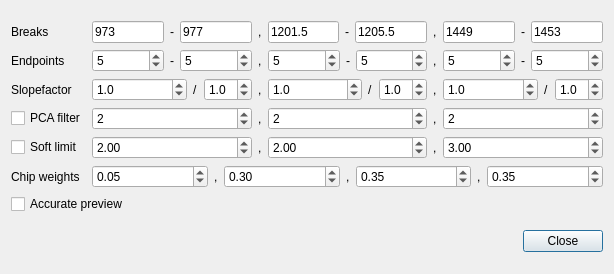
<?xml version="1.0" encoding="UTF-8"?>
<ui version="4.0">
 <class>DialogMCAdvanced</class>
 <widget class="QDialog" name="DialogMCAdvanced">
  <property name="windowModality">
   <enum>Qt::NonModal</enum>
  </property>
  <property name="geometry">
   <rect>
    <x>0</x>
    <y>0</y>
    <width>614</width>
    <height>274</height>
   </rect>
  </property>
  <property name="windowTitle">
   <string>OCTAVVS mIRrage correction settings</string>
  </property>
  <layout class="QVBoxLayout" name="verticalLayout">
   <item>
    <layout class="QGridLayout" name="gridLayout">
     <item row="4" column="0">
      <widget class="QCheckBox" name="checkBoxMCLimit">
       <property name="toolTip">
        <string>Limit the correction factors based on the estimated reliability of each spectrum.</string>
       </property>
       <property name="text">
        <string>Soft limit</string>
       </property>
      </widget>
     </item>
     <item row="4" column="2">
      <widget class="QLabel" name="label_25">
       <property name="text">
        <string>,</string>
       </property>
      </widget>
     </item>
     <item row="2" column="4">
      <widget class="QLabel" name="label_13">
       <property name="text">
        <string>,</string>
       </property>
      </widget>
     </item>
     <item row="5" column="1" colspan="5">
      <layout class="QHBoxLayout" name="horizontalLayout" stretch="1,0,1,0,1,0,1">
       <item>
        <widget class="QDoubleSpinBox" name="spinBoxMCChipWeight0">
         <property name="minimum">
          <double>0.000000000000000</double>
         </property>
         <property name="maximum">
          <double>1.000000000000000</double>
         </property>
         <property name="singleStep">
          <double>0.050000000000000</double>
         </property>
         <property name="value">
          <double>0.050000000000000</double>
         </property>
        </widget>
       </item>
       <item>
        <widget class="QLabel" name="label_26">
         <property name="text">
          <string>,</string>
         </property>
        </widget>
       </item>
       <item>
        <widget class="QDoubleSpinBox" name="spinBoxMCChipWeight1">
         <property name="minimum">
          <double>0.000000000000000</double>
         </property>
         <property name="maximum">
          <double>1.000000000000000</double>
         </property>
         <property name="singleStep">
          <double>0.050000000000000</double>
         </property>
         <property name="value">
          <double>0.300000000000000</double>
         </property>
        </widget>
       </item>
       <item>
        <widget class="QLabel" name="label_27">
         <property name="text">
          <string>,</string>
         </property>
        </widget>
       </item>
       <item>
        <widget class="QDoubleSpinBox" name="spinBoxMCChipWeight2">
         <property name="minimum">
          <double>0.000000000000000</double>
         </property>
         <property name="maximum">
          <double>1.000000000000000</double>
         </property>
         <property name="singleStep">
          <double>0.050000000000000</double>
         </property>
         <property name="value">
          <double>0.350000000000000</double>
         </property>
        </widget>
       </item>
       <item>
        <widget class="QLabel" name="label_28">
         <property name="text">
          <string>,</string>
         </property>
        </widget>
       </item>
       <item>
        <widget class="QDoubleSpinBox" name="spinBoxMCChipWeight3">
         <property name="minimum">
          <double>0.000000000000000</double>
         </property>
         <property name="maximum">
          <double>1.000000000000000</double>
         </property>
         <property name="singleStep">
          <double>0.050000000000000</double>
         </property>
         <property name="value">
          <double>0.350000000000000</double>
         </property>
        </widget>
       </item>
      </layout>
     </item>
     <item row="2" column="5">
      <layout class="QHBoxLayout" name="horizontalLayout_16" stretch="1,0,0">
       <item>
        <widget class="QDoubleSpinBox" name="spinBoxMCSlopefactor3b">
         <property name="decimals">
          <number>1</number>
         </property>
         <property name="minimum">
          <double>-1.000000000000000</double>
         </property>
         <property name="maximum">
          <double>2.000000000000000</double>
         </property>
         <property name="singleStep">
          <double>0.500000000000000</double>
         </property>
         <property name="value">
          <double>1.000000000000000</double>
         </property>
        </widget>
       </item>
       <item>
        <widget class="QLabel" name="label_20">
         <property name="text">
          <string>/</string>
         </property>
        </widget>
       </item>
       <item>
        <widget class="QDoubleSpinBox" name="spinBoxMCSlopefactor3e">
         <property name="decimals">
          <number>1</number>
         </property>
         <property name="minimum">
          <double>-1.000000000000000</double>
         </property>
         <property name="maximum">
          <double>2.000000000000000</double>
         </property>
         <property name="singleStep">
          <double>0.500000000000000</double>
         </property>
         <property name="value">
          <double>1.000000000000000</double>
         </property>
        </widget>
       </item>
      </layout>
     </item>
     <item row="2" column="0">
      <widget class="QLabel" name="label_3">
       <property name="toolTip">
        <string>The contribution of the slope of the points to the estimated absorbance level at the break. Values of 0 or 1 correspond to constant or linearly changing absorbance; other values make less sense but might work too.</string>
       </property>
       <property name="text">
        <string>Slopefactor</string>
       </property>
      </widget>
     </item>
     <item row="2" column="1">
      <layout class="QHBoxLayout" name="horizontalLayout_14" stretch="1,0,0">
       <item>
        <widget class="QDoubleSpinBox" name="spinBoxMCSlopefactor1b">
         <property name="decimals">
          <number>1</number>
         </property>
         <property name="minimum">
          <double>-1.000000000000000</double>
         </property>
         <property name="maximum">
          <double>2.000000000000000</double>
         </property>
         <property name="singleStep">
          <double>0.500000000000000</double>
         </property>
         <property name="value">
          <double>1.000000000000000</double>
         </property>
        </widget>
       </item>
       <item>
        <widget class="QLabel" name="label_18">
         <property name="text">
          <string>/</string>
         </property>
        </widget>
       </item>
       <item>
        <widget class="QDoubleSpinBox" name="spinBoxMCSlopefactor1e">
         <property name="decimals">
          <number>1</number>
         </property>
         <property name="minimum">
          <double>-1.000000000000000</double>
         </property>
         <property name="maximum">
          <double>2.000000000000000</double>
         </property>
         <property name="singleStep">
          <double>0.500000000000000</double>
         </property>
         <property name="value">
          <double>1.000000000000000</double>
         </property>
        </widget>
       </item>
      </layout>
     </item>
     <item row="1" column="1">
      <layout class="QHBoxLayout" name="horizontalLayout_11" stretch="1,0,1">
       <item>
        <widget class="QSpinBox" name="spinBoxMCEndpoints1b">
         <property name="minimum">
          <number>2</number>
         </property>
         <property name="maximum">
          <number>30</number>
         </property>
         <property name="value">
          <number>5</number>
         </property>
        </widget>
       </item>
       <item>
        <widget class="QLabel" name="label_8">
         <property name="text">
          <string>-</string>
         </property>
        </widget>
       </item>
       <item>
        <widget class="QSpinBox" name="spinBoxMCEndpoints1e">
         <property name="minimum">
          <number>2</number>
         </property>
         <property name="maximum">
          <number>30</number>
         </property>
         <property name="value">
          <number>5</number>
         </property>
        </widget>
       </item>
      </layout>
     </item>
     <item row="2" column="2">
      <widget class="QLabel" name="label_17">
       <property name="text">
        <string>,</string>
       </property>
      </widget>
     </item>
     <item row="1" column="5">
      <layout class="QHBoxLayout" name="horizontalLayout_13" stretch="1,0,1">
       <item>
        <widget class="QSpinBox" name="spinBoxMCEndpoints3b">
         <property name="minimum">
          <number>2</number>
         </property>
         <property name="maximum">
          <number>30</number>
         </property>
         <property name="value">
          <number>5</number>
         </property>
        </widget>
       </item>
       <item>
        <widget class="QLabel" name="label_10">
         <property name="text">
          <string>-</string>
         </property>
        </widget>
       </item>
       <item>
        <widget class="QSpinBox" name="spinBoxMCEndpoints3e">
         <property name="minimum">
          <number>2</number>
         </property>
         <property name="maximum">
          <number>30</number>
         </property>
         <property name="value">
          <number>5</number>
         </property>
        </widget>
       </item>
      </layout>
     </item>
     <item row="2" column="3">
      <layout class="QHBoxLayout" name="horizontalLayout_15" stretch="1,0,0">
       <item>
        <widget class="QDoubleSpinBox" name="spinBoxMCSlopefactor2b">
         <property name="decimals">
          <number>1</number>
         </property>
         <property name="minimum">
          <double>-1.000000000000000</double>
         </property>
         <property name="maximum">
          <double>2.000000000000000</double>
         </property>
         <property name="singleStep">
          <double>0.500000000000000</double>
         </property>
         <property name="value">
          <double>1.000000000000000</double>
         </property>
        </widget>
       </item>
       <item>
        <widget class="QLabel" name="label_19">
         <property name="text">
          <string>/</string>
         </property>
        </widget>
       </item>
       <item>
        <widget class="QDoubleSpinBox" name="spinBoxMCSlopefactor2e">
         <property name="decimals">
          <number>1</number>
         </property>
         <property name="minimum">
          <double>-1.000000000000000</double>
         </property>
         <property name="maximum">
          <double>2.000000000000000</double>
         </property>
         <property name="singleStep">
          <double>0.500000000000000</double>
         </property>
         <property name="value">
          <double>1.000000000000000</double>
         </property>
        </widget>
       </item>
      </layout>
     </item>
     <item row="3" column="1">
      <widget class="QSpinBox" name="spinBoxMCPCA1">
       <property name="maximum">
        <number>5</number>
       </property>
       <property name="value">
        <number>2</number>
       </property>
      </widget>
     </item>
     <item row="0" column="3">
      <layout class="QHBoxLayout" name="horizontalLayout_7">
       <item>
        <widget class="LineDouble" name="lineEditMCBreak2b">
         <property name="text">
          <string>1201.5</string>
         </property>
        </widget>
       </item>
       <item>
        <widget class="QLabel" name="label_4">
         <property name="text">
          <string>-</string>
         </property>
        </widget>
       </item>
       <item>
        <widget class="LineDouble" name="lineEditMCBreak2e">
         <property name="text">
          <string>1205.5</string>
         </property>
        </widget>
       </item>
      </layout>
     </item>
     <item row="4" column="5">
      <widget class="QDoubleSpinBox" name="spinBoxMCLimitLevel3">
       <property name="minimum">
        <double>0.010000000000000</double>
       </property>
       <property name="maximum">
        <double>99.000000000000000</double>
       </property>
       <property name="singleStep">
        <double>0.250000000000000</double>
       </property>
       <property name="value">
        <double>3.000000000000000</double>
       </property>
      </widget>
     </item>
     <item row="1" column="0">
      <widget class="QLabel" name="label_2">
       <property name="toolTip">
        <string>The number of points to be used on either side of the breaks. The main assumption of this algorithm is that the absorbance level is constant or changing linearly across these points.</string>
       </property>
       <property name="text">
        <string>Endpoints</string>
       </property>
      </widget>
     </item>
     <item row="1" column="2">
      <widget class="QLabel" name="label_16">
       <property name="text">
        <string>,</string>
       </property>
      </widget>
     </item>
     <item row="4" column="3">
      <widget class="QDoubleSpinBox" name="spinBoxMCLimitLevel2">
       <property name="minimum">
        <double>0.010000000000000</double>
       </property>
       <property name="maximum">
        <double>99.000000000000000</double>
       </property>
       <property name="singleStep">
        <double>0.250000000000000</double>
       </property>
       <property name="value">
        <double>2.000000000000000</double>
       </property>
      </widget>
     </item>
     <item row="3" column="2">
      <widget class="QLabel" name="label_22">
       <property name="text">
        <string>,</string>
       </property>
      </widget>
     </item>
     <item row="0" column="5">
      <layout class="QHBoxLayout" name="horizontalLayout_10">
       <item>
        <widget class="LineDouble" name="lineEditMCBreak3b">
         <property name="text">
          <string>1449</string>
         </property>
        </widget>
       </item>
       <item>
        <widget class="QLabel" name="label_7">
         <property name="text">
          <string>-</string>
         </property>
        </widget>
       </item>
       <item>
        <widget class="LineDouble" name="lineEditMCBreak3e">
         <property name="text">
          <string>1453</string>
         </property>
        </widget>
       </item>
      </layout>
     </item>
     <item row="0" column="0">
      <widget class="QLabel" name="label">
       <property name="toolTip">
        <string>The wavenumbers at which the PTIR data are interpolated between the QCL chips. Minor adjustments may be needed if your data were sampled at different points than the data this was tested on.</string>
       </property>
       <property name="text">
        <string>Breaks</string>
       </property>
      </widget>
     </item>
     <item row="1" column="3">
      <layout class="QHBoxLayout" name="horizontalLayout_12" stretch="1,0,1">
       <item>
        <widget class="QSpinBox" name="spinBoxMCEndpoints2b">
         <property name="minimum">
          <number>2</number>
         </property>
         <property name="maximum">
          <number>30</number>
         </property>
         <property name="value">
          <number>5</number>
         </property>
        </widget>
       </item>
       <item>
        <widget class="QLabel" name="label_9">
         <property name="text">
          <string>-</string>
         </property>
        </widget>
       </item>
       <item>
        <widget class="QSpinBox" name="spinBoxMCEndpoints2e">
         <property name="minimum">
          <number>2</number>
         </property>
         <property name="maximum">
          <number>30</number>
         </property>
         <property name="value">
          <number>5</number>
         </property>
        </widget>
       </item>
      </layout>
     </item>
     <item row="0" column="1">
      <layout class="QHBoxLayout" name="horizontalLayout_9">
       <item>
        <widget class="LineDouble" name="lineEditMCBreak1b">
         <property name="text">
          <string>973</string>
         </property>
        </widget>
       </item>
       <item>
        <widget class="QLabel" name="label_6">
         <property name="text">
          <string>-</string>
         </property>
        </widget>
       </item>
       <item>
        <widget class="LineDouble" name="lineEditMCBreak1e">
         <property name="text">
          <string>977</string>
         </property>
        </widget>
       </item>
      </layout>
     </item>
     <item row="0" column="2">
      <widget class="QLabel" name="label_12">
       <property name="text">
        <string>,</string>
       </property>
      </widget>
     </item>
     <item row="3" column="4">
      <widget class="QLabel" name="label_23">
       <property name="text">
        <string>,</string>
       </property>
      </widget>
     </item>
     <item row="1" column="4">
      <widget class="QLabel" name="label_14">
       <property name="text">
        <string>,</string>
       </property>
      </widget>
     </item>
     <item row="3" column="3">
      <widget class="QSpinBox" name="spinBoxMCPCA2">
       <property name="maximum">
        <number>5</number>
       </property>
       <property name="value">
        <number>2</number>
       </property>
      </widget>
     </item>
     <item row="4" column="1">
      <widget class="QDoubleSpinBox" name="spinBoxMCLimitLevel1">
       <property name="minimum">
        <double>0.010000000000000</double>
       </property>
       <property name="maximum">
        <double>99.000000000000000</double>
       </property>
       <property name="singleStep">
        <double>0.250000000000000</double>
       </property>
       <property name="value">
        <double>2.000000000000000</double>
       </property>
      </widget>
     </item>
     <item row="3" column="5">
      <widget class="QSpinBox" name="spinBoxMCPCA3">
       <property name="maximum">
        <number>5</number>
       </property>
       <property name="value">
        <number>2</number>
       </property>
      </widget>
     </item>
     <item row="0" column="4">
      <widget class="QLabel" name="label_15">
       <property name="text">
        <string>,</string>
       </property>
      </widget>
     </item>
     <item row="4" column="4">
      <widget class="QLabel" name="label_24">
       <property name="text">
        <string>,</string>
       </property>
      </widget>
     </item>
     <item row="5" column="0">
      <widget class="QLabel" name="label_5">
       <property name="toolTip">
        <string>Weights used for computing the overall normalization of the correction for each spectrum. Putting all weight on one chip will preserve the absorbance levels in that spectral region and rescale the others.</string>
       </property>
       <property name="text">
        <string>Chip weights</string>
       </property>
      </widget>
     </item>
     <item row="3" column="0">
      <widget class="QCheckBox" name="checkBoxMCPCA">
       <property name="toolTip">
        <string>Apply a PCA filter to the data points on both sides of each break before computing their means and slopes, so as to reduce the impact of outliers. It appears that at least two PCA components are needed, due variability in spectra and focus/alignment. With more than 2-3 components, the filter will likely have little effect.</string>
       </property>
       <property name="text">
        <string>PCA filter</string>
       </property>
      </widget>
     </item>
     <item row="6" column="0" colspan="2">
      <widget class="QCheckBox" name="checkBoxMCAccuratePreview">
       <property name="toolTip">
        <string>The PCA filter and soft limit get information from the full set of spectra. When this option is checked, the correction will be shown as it really will be, at the cost of computational time. Otherwise, only the selected spectra are used for computing the preview.</string>
       </property>
       <property name="text">
        <string>Accurate preview</string>
       </property>
      </widget>
     </item>
    </layout>
   </item>
   <item>
    <widget class="QDialogButtonBox" name="buttonBox">
     <property name="orientation">
      <enum>Qt::Horizontal</enum>
     </property>
     <property name="standardButtons">
      <set>QDialogButtonBox::Close</set>
     </property>
    </widget>
   </item>
  </layout>
 </widget>
 <customwidgets>
  <customwidget>
   <class>LineDouble</class>
   <extends>QLineEdit</extends>
   <header location="global">octavvs/ui/linedouble.h</header>
   <slots>
    <slot>setValue(float)</slot>
    <slot>setRange(float,float)</slot>
   </slots>
  </customwidget>
 </customwidgets>
 <tabstops>
  <tabstop>lineEditMCBreak1b</tabstop>
  <tabstop>lineEditMCBreak1e</tabstop>
  <tabstop>lineEditMCBreak2b</tabstop>
  <tabstop>lineEditMCBreak2e</tabstop>
  <tabstop>lineEditMCBreak3b</tabstop>
  <tabstop>lineEditMCBreak3e</tabstop>
  <tabstop>spinBoxMCEndpoints1b</tabstop>
  <tabstop>spinBoxMCEndpoints1e</tabstop>
  <tabstop>spinBoxMCEndpoints2b</tabstop>
  <tabstop>spinBoxMCEndpoints2e</tabstop>
  <tabstop>spinBoxMCEndpoints3b</tabstop>
  <tabstop>spinBoxMCEndpoints3e</tabstop>
  <tabstop>spinBoxMCSlopefactor1b</tabstop>
  <tabstop>spinBoxMCSlopefactor1e</tabstop>
  <tabstop>spinBoxMCSlopefactor2b</tabstop>
  <tabstop>spinBoxMCSlopefactor2e</tabstop>
  <tabstop>spinBoxMCSlopefactor3b</tabstop>
  <tabstop>spinBoxMCSlopefactor3e</tabstop>
  <tabstop>checkBoxMCPCA</tabstop>
  <tabstop>spinBoxMCPCA1</tabstop>
  <tabstop>spinBoxMCPCA2</tabstop>
  <tabstop>spinBoxMCPCA3</tabstop>
  <tabstop>checkBoxMCLimit</tabstop>
  <tabstop>spinBoxMCLimitLevel1</tabstop>
  <tabstop>spinBoxMCLimitLevel2</tabstop>
  <tabstop>spinBoxMCLimitLevel3</tabstop>
  <tabstop>spinBoxMCChipWeight0</tabstop>
  <tabstop>spinBoxMCChipWeight1</tabstop>
  <tabstop>spinBoxMCChipWeight2</tabstop>
  <tabstop>spinBoxMCChipWeight3</tabstop>
  <tabstop>checkBoxMCAccuratePreview</tabstop>
 </tabstops>
 <resources/>
 <connections>
  <connection>
   <sender>buttonBox</sender>
   <signal>accepted()</signal>
   <receiver>DialogMCAdvanced</receiver>
   <slot>accept()</slot>
   <hints>
    <hint type="sourcelabel">
     <x>251</x>
     <y>264</y>
    </hint>
    <hint type="destinationlabel">
     <x>157</x>
     <y>273</y>
    </hint>
   </hints>
  </connection>
  <connection>
   <sender>buttonBox</sender>
   <signal>rejected()</signal>
   <receiver>DialogMCAdvanced</receiver>
   <slot>reject()</slot>
   <hints>
    <hint type="sourcelabel">
     <x>319</x>
     <y>264</y>
    </hint>
    <hint type="destinationlabel">
     <x>286</x>
     <y>273</y>
    </hint>
   </hints>
  </connection>
 </connections>
</ui>
